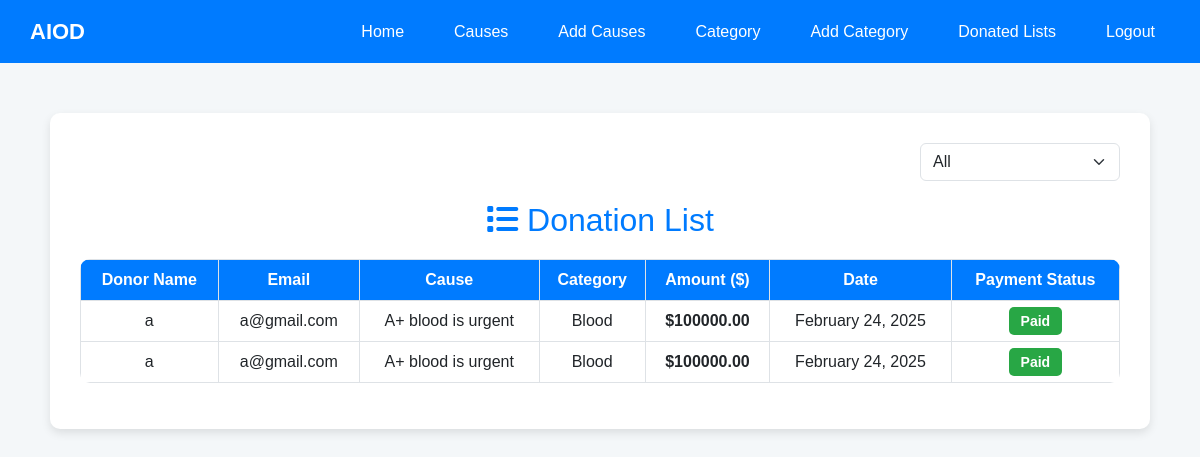
Page /donations/ on the committed database.
### app/models.py (models this page shows, shortened)
class Donation(models.Model):
    donor_name = models.CharField(max_length=100)
    donor_email = models.EmailField()
    category = models.ForeignKey(Category, on_delete=models.CASCADE, related_name="donations")
    cause = models.ForeignKey(Cause, on_delete=models.CASCADE, related_name="donations")
    amount = models.DecimalField(max_digits=10, decimal_places=2)
    date = models.DateTimeField(auto_now_add=True)
    payment_status = models.BooleanField(default=False)  # False means unpaid
    razorpay_order_id = models.CharField(max_length=255, blank=True, null=True)

class Cause(models.Model):
    category = models.ForeignKey(Category, on_delete=models.CASCADE, related_name="causes")
    title = models.CharField(max_length=255)
    description = models.TextField()
    target_amount = models.DecimalField(max_digits=10, decimal_places=2)
    raised_amount = models.DecimalField(max_digits=10, decimal_places=2, default=0.00)
    created_at = models.DateTimeField(auto_now_add=True)

class Category(models.Model):
    name = models.CharField(max_length=255, unique=True)
    description = models.TextField(blank=True)

### app/views.py (the view)
# urls.py: path('donations/', views.donation_list, name='donation_list'),
def donation_list(request):
    status = request.GET.get('status', 'all')
    if status == 'paid':
        donations = Donation.objects.filter(payment_status=True).order_by('-date')
    elif status == 'pending':
        donations = Donation.objects.filter(payment_status=False).order_by('-date')
    else:
        donations = Donation.objects.all().order_by('payment_status', '-date')
    return render(request, 'staf/donation_list.html', {'donations': donations, 'status': status})

### templates/staf/donation_list.html (shortened to what this page needs)
<!DOCTYPE html>
<html lang="en">
<head>
    <link rel="stylesheet" href="https://cdnjs.cloudflare.com/ajax/libs/bootstrap/5.3.0/css/bootstrap.min.css">
</head>
<body>
    <nav class="navbar">
        <div class="logo">AIOD</div>
        <ul>
            <li><a href="../stafhome">Home</a></li>
            <li><a href="../causes">Causes</a></li>
            <li><a href="../causesadd">Add Causes</a></li>
            <li><a href="../categories">Category</a></li>
            <li><a href="../categoriesadd">Add Category</a></li>
            <li><a href="../donations">Donated Lists</a></li>
            <li><a href="../logout">Logout</a></li>
        </ul>
    </nav>
    <div class="container">
        <div class="filter-container">
            <form method="GET">
                <select name="status" onchange="this.form.submit()" class="form-select">
                    <option value="all" {% if status == "all" %}selected{% endif %}>All</option>
                </select>
            </form>
        </div>
        <h2><i class="fas fa-list"></i> Donation List</h2>
        <table class="table table-hover table-bordered">
            <thead>
                <tr>
                    <th>Donor Name</th>
                    <th>Email</th>
                    <th>Cause</th>
                    <th>Category</th>
                    <th>Amount ($)</th>
                    <th>Date</th>
                    <th>Payment Status</th>
                </tr>
            </thead>
            <tbody>
                {% for donation in donations %}
                <tr>
                    <td>{{ donation.donor_name }}</td>
                    <td>{{ donation.donor_email }}</td>
                    <td>{{ donation.cause.title }}</td>
                    <td>{{ donation.category.name }}</td>
                    <td><strong>${{ donation.amount }}</strong></td>
                    <td>{{ donation.date|date:"F d, Y" }}</td>
                    <td>
                        {% if donation.payment_status %}
                            <span class="paid">Paid</span>
                        {% else %}
                            <span class="pending">Pending</span>
                        {% endif %}
                    </td>
                </tr>
                {% empty %}
                <tr>
                    <td colspan="7" class="text-center">No donations found.</td>
                </tr>
                {% endfor %}
            </tbody>
        </table>
    </div>
</body>
</html>

### templates/staf/donation_list.html (style rules this page uses)
body { background-color: #f4f7f9; font-family: 'Poppins', sans-serif; }
.navbar { background-color: #007bff; padding: 15px 30px; display: flex; justify-content: space-between; align-items: center; }
.navbar .logo { font-size: 22px; font-weight: bold; color: white; }
.navbar ul { list-style: none; display: flex; gap: 20px; margin: 0; padding: 0; }
.navbar ul li { display: inline; }
.navbar ul li a { color: white; text-decoration: none; font-weight: 500; padding: 8px 15px; transition: 0.3s; }
.container { max-width: 1100px; margin: 50px auto; background: white; padding: 30px; border-radius: 10px; box-shadow: 0px 4px 10px rgba(0, 0, 0, 0.1); }
h2 { text-align: center; color: #007bff; margin-bottom: 20px; }
.table { border-radius: 10px; overflow: hidden; background-color: white; }
.table th { background-color: #007bff; color: white; text-align: center; }
.table td { text-align: center; }
.paid { background-color: #28a745; color: white; padding: 6px 12px; border-radius: 5px; font-size: 14px; font-weight: bold; }
.filter-container { display: flex; justify-content: flex-end; margin-bottom: 20px; }
.filter-container select { width: 200px; }

### rows in the picture
Donation: donor_name "a", donor_email "a@gmail.com", cause "A+ blood is urgent", category.name "Blood", amount "100000.00", date "February 24, 2025", payment_status "Paid"
Donation: donor_name "a", donor_email "a@gmail.com", cause "A+ blood is urgent", category.name "Blood", amount "100000.00", date "February 24, 2025", payment_status "Paid"
